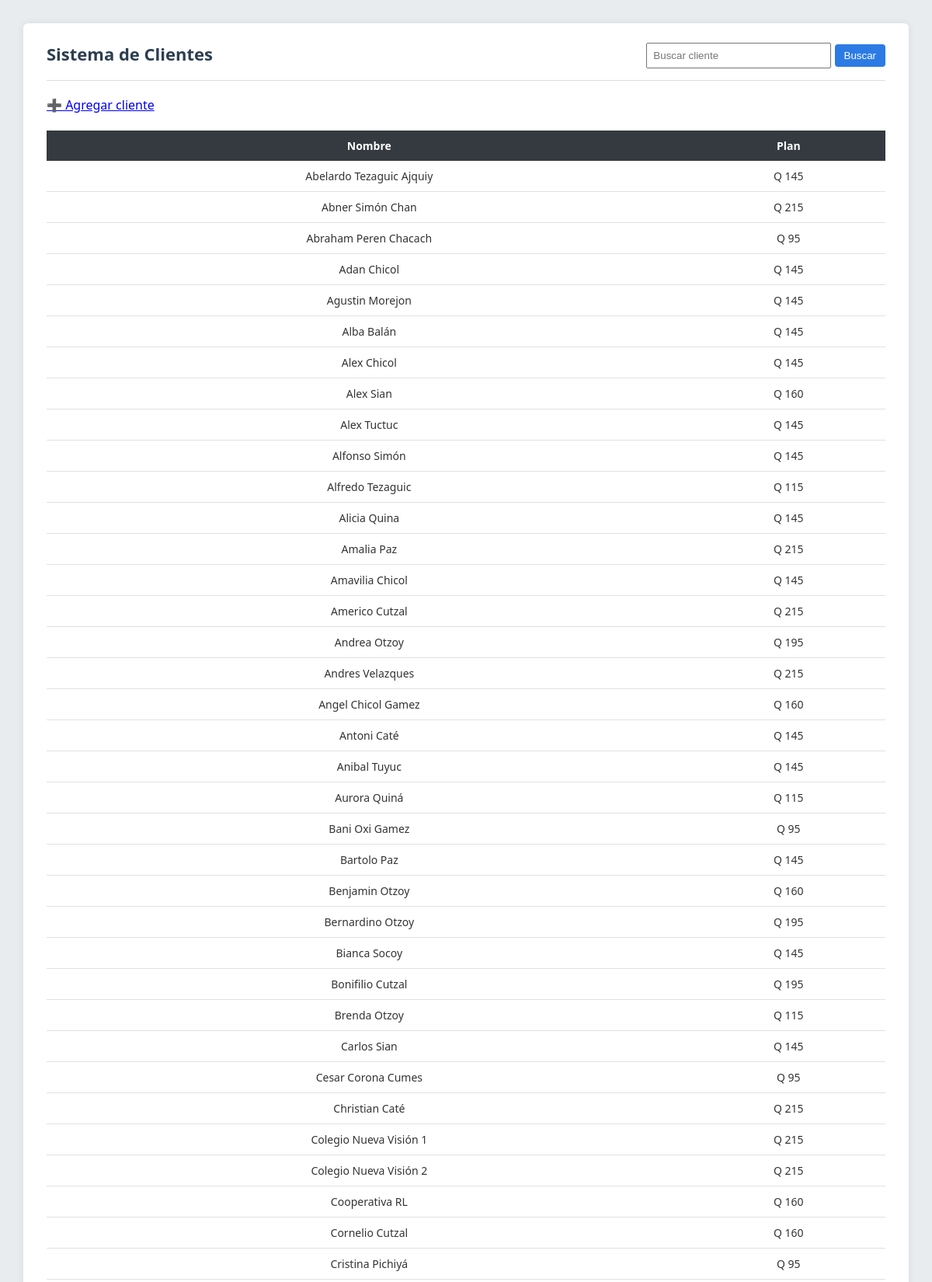
The page / (upper part) on the database its author committed.
### tables this page shows
CREATE TABLE clientes (
    id INTEGER PRIMARY KEY AUTOINCREMENT,
    nombre TEXT NOT NULL,
    plan TEXT NOT NULL
);

### app.py (the view)
@app.route("/", methods=["GET"])
def listar_clientes():
    buscar = request.args.get("buscar", "")
    conn = sqlite3.connect("clientes.db")
    cursor = conn.cursor()
    if buscar:
        cursor.execute(
            "SELECT nombre, plan FROM clientes WHERE nombre LIKE ?",
            (f"%{buscar}%",)
        )
    else:
        cursor.execute("SELECT nombre, plan FROM clientes")
    clientes = cursor.fetchall()
    conn.close()
    return render_template("clientes.html", clientes=clientes, buscar=buscar)

### templates/clientes.html (shortened to what this page needs)
<!DOCTYPE html>
<html lang="es">
<head>
    <link rel="stylesheet" href="{{ url_for('static', filename='styles.css') }}">
</head>
<body>
    <div class="container">
        <div class="header">
            <h1>Sistema de Clientes</h1>
            <form method="get" class="search-box">
                <input type="text" name="buscar" placeholder="Buscar cliente"
                       value="{{ buscar }}">
                <button type="submit">Buscar</button>
            </form>
        </div>
        <a href="/agregar">➕ Agregar cliente</a>
        <br><br>
        <table>
            <tr>
                <th>Nombre</th>
                <th>Plan</th>
            </tr>
            {% for cliente in clientes %}
            <tr>
                <td>{{ cliente[0] }}</td>
                <td>Q {{ cliente[1] }}</td>
            </tr>
            {% endfor %}
        </table>
    </div>
</body>
</html>

### static/styles.css (style rules this page uses)
body { font-family: "Segoe UI", Tahoma, Arial, sans-serif; background-color: #e9ecef; margin: 0; padding: 0; color: #333; }
.container { width: 90%; max-width: 1100px; margin: 30px auto; background-color: #ffffff; border-radius: 6px; box-shadow: 0 0 10px rgba(0,0,0,0.08); padding: 20px 30px; }
.header { display: flex; justify-content: space-between; align-items: center; border-bottom: 1px solid #ddd; padding-bottom: 15px; margin-bottom: 20px; }
.header h1 { margin: 0; font-size: 22px; color: #2c3e50; }
.search-box input { padding: 7px; width: 220px; }
.search-box button { padding: 7px 12px; }
button { background-color: #2c7be5; color: white; border: none; border-radius: 4px; cursor: pointer; }
table { width: 100%; border-collapse: collapse; font-size: 14px; }
th { background-color: #343a40; color: white; padding: 10px; text-align: center; }
td { padding: 10px; border-bottom: 1px solid #dee2e6; text-align: center; }
input, select { width: 100%; padding: 8px; margin-top: 5px; }

### rows shown on the page
clientes: nombre "Abelardo Tezaguic Ajquiy", plan "145"
clientes: nombre "Abner Simón Chan", plan "215"
clientes: nombre "Abraham Peren Chacach", plan "95"
clientes: nombre "Adan Chicol", plan "145"
clientes: nombre "Agustin Morejon", plan "145"
clientes: nombre "Alba Balán", plan "145"
clientes: nombre "Alex Chicol", plan "145"
clientes: nombre "Alex Sian", plan "160"
clientes: nombre "Alex Tuctuc", plan "145"
clientes: nombre "Alfonso Simón", plan "145"
clientes: nombre "Alfredo Tezaguic", plan "115"
clientes: nombre "Alicia Quina", plan "145"
clientes: nombre "Amalia Paz", plan "215"
clientes: nombre "Amavilia Chicol", plan "145"
clientes: nombre "Americo Cutzal", plan "215"
clientes: nombre "Andrea Otzoy", plan "195"
clientes: nombre "Andres Velazques", plan "215"
clientes: nombre "Angel Chicol Gamez", plan "160"
clientes: nombre "Antoni Caté", plan "145"
clientes: nombre "Anibal Tuyuc", plan "145"
clientes: nombre "Aurora Quiná", plan "115"
clientes: nombre "Bani Oxi Gamez", plan "95"
clientes: nombre "Bartolo Paz", plan "145"
clientes: nombre "Benjamin Otzoy", plan "160"
clientes: nombre "Bernardino Otzoy", plan "195"
clientes: nombre "Bianca Socoy", plan "145"
clientes: nombre "Bonifilio Cutzal", plan "195"
clientes: nombre "Brenda Otzoy", plan "115"
clientes: nombre "Carlos Sian", plan "145"
clientes: nombre "Cesar Corona Cumes", plan "95"
clientes: nombre "Christian Caté", plan "215"
clientes: nombre "Colegio Nueva Visión 1", plan "215"
clientes: nombre "Colegio Nueva Visión 2", plan "215"
clientes: nombre "Cooperativa RL", plan "160"
clientes: nombre "Cornelio Cutzal", plan "160"
clientes: nombre "Cristina Pichiyá", plan "95"
